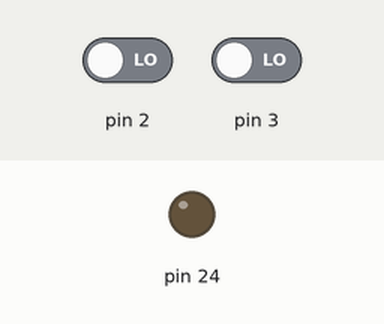
Simulated run of this sketch. Board: Arduino Mega 2560, built with avr-gcc and run on an emulated ATmega2560. Parts: output pins drawn as LEDs (lit = HIGH). Dashed ring = blinking. The test bench sets the inputs (shaded band); at power-on: pin 2 LOW, pin 3 LOW.

Above: at 1.2 s.
1.3 s: pin 2 driven HIGH
At 3.3 s:
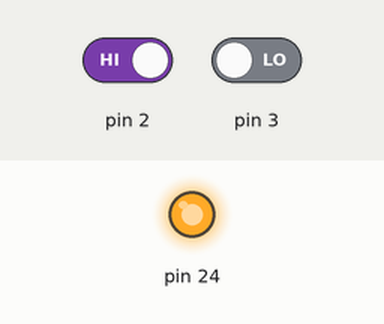
4.8 s: pin 3 driven HIGH
At 6.4 s:
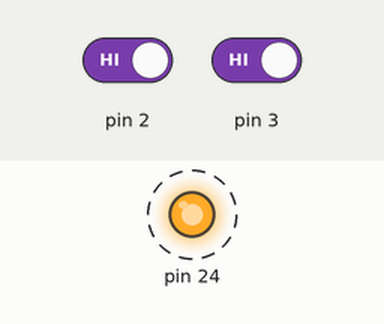
Timing chart, 0 to 14.3 s (numbered marks = the images above; inputs shaded):
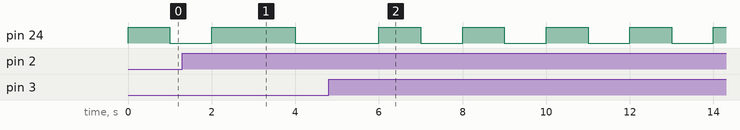

Measured:
- after the input at 4.8 s, pin 24: alternates HIGH for 1.0 s and LOW for 1.0 s, starting after 2.2 s

The sketch:

sheet_2_q2_code.ino
```cpp
 volatile int t=1000;
void increase()
{
 if(t>=10000  )
  {
    t=10000;
  return 0;
  }
  t+=1000;

}
void decrease()
{
if (t<=1000)
   { t=1000;
    return 0;}
  t-=1000;
}
void setup() {
   attachInterrupt(digitalPinToInterrupt(2),increase,RISING);
   attachInterrupt(digitalPinToInterrupt(3),decrease,RISING);
   pinMode(24,OUTPUT);

}

void loop()
{

  digitalWrite(24,HIGH);
  delay(t);
  digitalWrite(24,LOW);
  delay(t);

}
```
